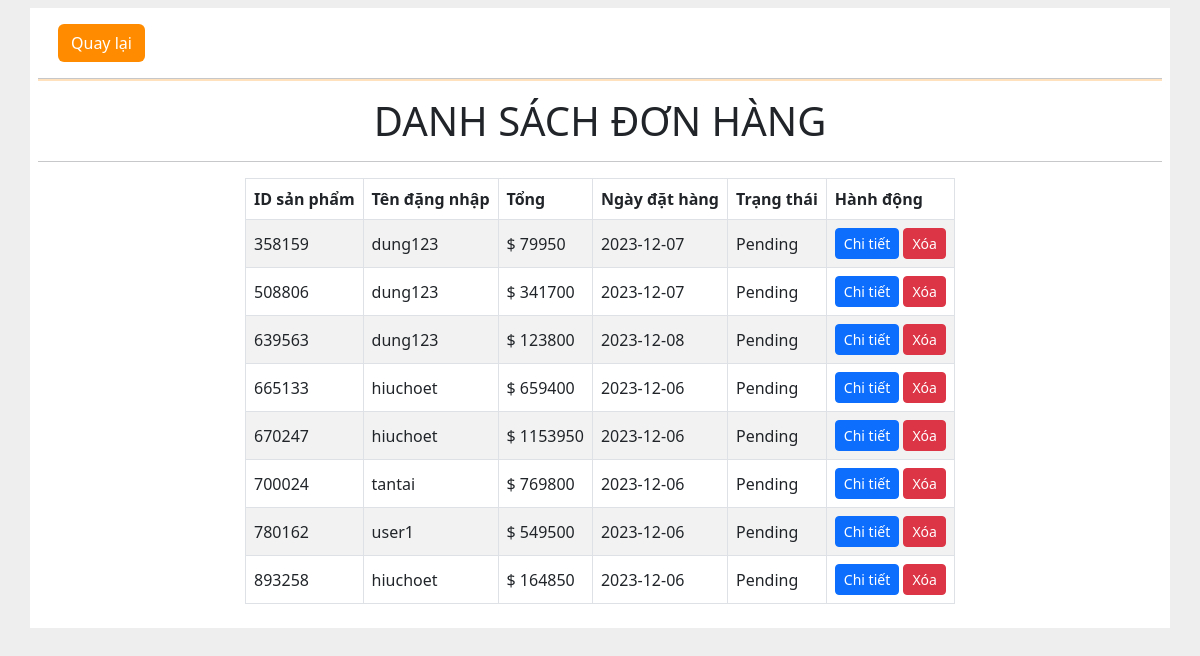
Screenshot of /Admin/order_management.php with the database file from the repository.
### tables this page shows
CREATE TABLE `donhang` (
  `orderId` int(11) NOT NULL,
  `orderUsername` varchar(255) NOT NULL,
  `orderTotalPrice` int(11) DEFAULT NULL,
  `orderDate` date DEFAULT NULL,
  `status` varchar(50) DEFAULT NULL
);

### Admin/order_management.php (the view, shortened to what this page needs)
<?php
    include('header.php');
?>
<a class="btn mt-3" href="admin_page.php" style="background-color:#FF8C00; color:white; margin-left: 20px;">Quay lại</a>
<hr size="5px" color="#FF8C00">
<h1 class="mt-1" style="text-align: center;">DANH SÁCH ĐƠN HÀNG</h1>
<hr>
<?php
    include("database.php");
    $stmt = $conn->prepare("SELECT * FROM donhang");
    $stmt->execute();
    $result = $stmt->get_result();
    if ($result->num_rows > 0) {
        echo '<table class="table table-bordered mt-3 table table-striped table-hover align-middle table-responsive w-auto mx-auto">
                <thead>
                    <tr>
                        <th>ID sản phẩm</th>
                        <th>Tên đặng nhập</th>
                        <th>Tổng</th>
                        <th>Ngày đặt hàng</th>
                        <th>Trạng thái</th>
                        <th>Hành động</th>
                    </tr>
                </thead>
                <tbody>';
        while ($row = $result->fetch_assoc()) {
            echo '<tr>';
            echo '<td>' . $row['orderId'] . '</td>';
            echo '<td>' . $row['orderUsername'] . '</td>';
            echo '<td>$ ' . $row['orderTotalPrice'] . '</td>';
            echo '<td>' . $row['orderDate'] . '</td>';
            echo '<td>' . $row['status'] . '</td>';
            echo '<td>';
            echo '<a href="order_info.php?orderId=' . $row['orderId'] . '" class="btn btn-primary btn-sm">Chi tiết</a>';
            echo '<button class="btn btn-danger btn-sm" onclick="confirmDelete(\'' . $row['orderId'] . '\')">Xóa</button>';
            echo '</td>';
            echo '</tr>';
        }
        echo '</tbody></table>';
    } else {
        echo '<p class="fw-bold">No orders found!</p>';
    }
    ?>
    <?php
    include('footer.php');
?>

### Admin/header.php (shortened to what this page needs)
<!DOCTYPE html>
<html>
<head>
    <link href="https://cdn.jsdelivr.net/npm/bootstrap@5.2.3/dist/css/bootstrap.min.css" rel="stylesheet">
</head>
<body style="background-color:#eee">
<div class="container mt-2 mb-2 mx-auto px-2 pb-2 bg-white">

### Admin/footer.php
</div>
</body>
</html>

### rows the page displays
donhang: orderId "358159", orderUsername "dung123", orderTotalPrice "79950", orderDate "2023-12-07", status "Pending"
donhang: orderId "508806", orderUsername "dung123", orderTotalPrice "341700", orderDate "2023-12-07", status "Pending"
donhang: orderId "639563", orderUsername "dung123", orderTotalPrice "123800", orderDate "2023-12-08", status "Pending"
donhang: orderId "665133", orderUsername "hiuchoet", orderTotalPrice "659400", orderDate "2023-12-06", status "Pending"
donhang: orderId "670247", orderUsername "hiuchoet", orderTotalPrice "1153950", orderDate "2023-12-06", status "Pending"
donhang: orderId "700024", orderUsername "tantai", orderTotalPrice "769800", orderDate "2023-12-06", status "Pending"
donhang: orderId "780162", orderUsername "user1", orderTotalPrice "549500", orderDate "2023-12-06", status "Pending"
donhang: orderId "893258", orderUsername "hiuchoet", orderTotalPrice "164850", orderDate "2023-12-06", status "Pending"
